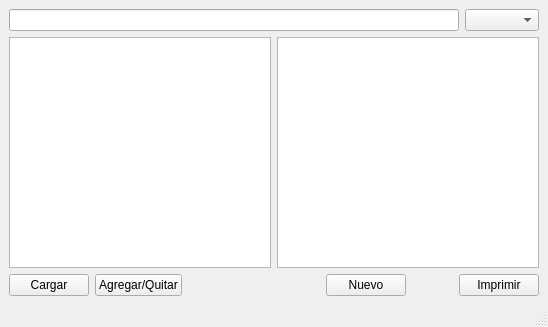
<?xml version="1.0" encoding="UTF-8"?>
<ui version="4.0">
 <class>MainWindow</class>
 <widget class="QMainWindow" name="MainWindow">
  <property name="geometry">
   <rect>
    <x>0</x>
    <y>0</y>
    <width>548</width>
    <height>327</height>
   </rect>
  </property>
  <property name="windowTitle">
   <string>MainWindow</string>
  </property>
  <widget class="QWidget" name="centralwidget">
   <layout class="QGridLayout" name="gridLayout">
    <item row="0" column="0">
     <layout class="QHBoxLayout" name="horizontalLayout"/>
    </item>
    <item row="1" column="0">
     <layout class="QVBoxLayout" name="verticalLayout">
      <item>
       <layout class="QHBoxLayout" name="horizontalLayout_3">
        <item>
         <widget class="QLineEdit" name="filtro"/>
        </item>
        <item>
         <widget class="QComboBox" name="cantidad_flor">
          <item>
           <property name="text">
            <string/>
           </property>
          </item>
          <item>
           <property name="text">
            <string>30cc.</string>
           </property>
          </item>
          <item>
           <property name="text">
            <string>60cc.</string>
           </property>
          </item>
          <item>
           <property name="text">
            <string>100cc.</string>
           </property>
          </item>
          <item>
           <property name="text">
            <string>CREMA</string>
           </property>
          </item>
         </widget>
        </item>
       </layout>
      </item>
      <item>
       <layout class="QHBoxLayout" name="horizontalLayout_4">
        <item>
         <widget class="QListWidget" name="lista"/>
        </item>
        <item>
         <widget class="QListWidget" name="seleccionados"/>
        </item>
       </layout>
      </item>
      <item>
       <layout class="QHBoxLayout" name="horizontalLayout_2">
        <item>
         <widget class="QPushButton" name="cargar">
          <property name="text">
           <string>Cargar</string>
          </property>
         </widget>
        </item>
        <item>
         <widget class="QPushButton" name="quitar">
          <property name="text">
           <string>Agregar/Quitar</string>
          </property>
         </widget>
        </item>
        <item>
         <spacer name="horizontalSpacer_2">
          <property name="orientation">
           <enum>Qt::Horizontal</enum>
          </property>
          <property name="sizeHint" stdset="0">
           <size>
            <width>138</width>
            <height>20</height>
           </size>
          </property>
         </spacer>
        </item>
        <item>
         <widget class="QPushButton" name="Nuevo">
          <property name="text">
           <string>Nuevo</string>
          </property>
         </widget>
        </item>
        <item>
         <spacer name="horizontalSpacer_3">
          <property name="orientation">
           <enum>Qt::Horizontal</enum>
          </property>
          <property name="sizeHint" stdset="0">
           <size>
            <width>40</width>
            <height>20</height>
           </size>
          </property>
         </spacer>
        </item>
        <item>
         <widget class="QPushButton" name="imprimir">
          <property name="text">
           <string>Imprimir</string>
          </property>
         </widget>
        </item>
       </layout>
      </item>
     </layout>
    </item>
   </layout>
  </widget>
  <widget class="QMenuBar" name="menubar">
   <property name="geometry">
    <rect>
     <x>0</x>
     <y>0</y>
     <width>548</width>
     <height>22</height>
    </rect>
   </property>
  </widget>
  <widget class="QStatusBar" name="statusbar"/>
 </widget>
 <resources/>
 <connections/>
</ui>
